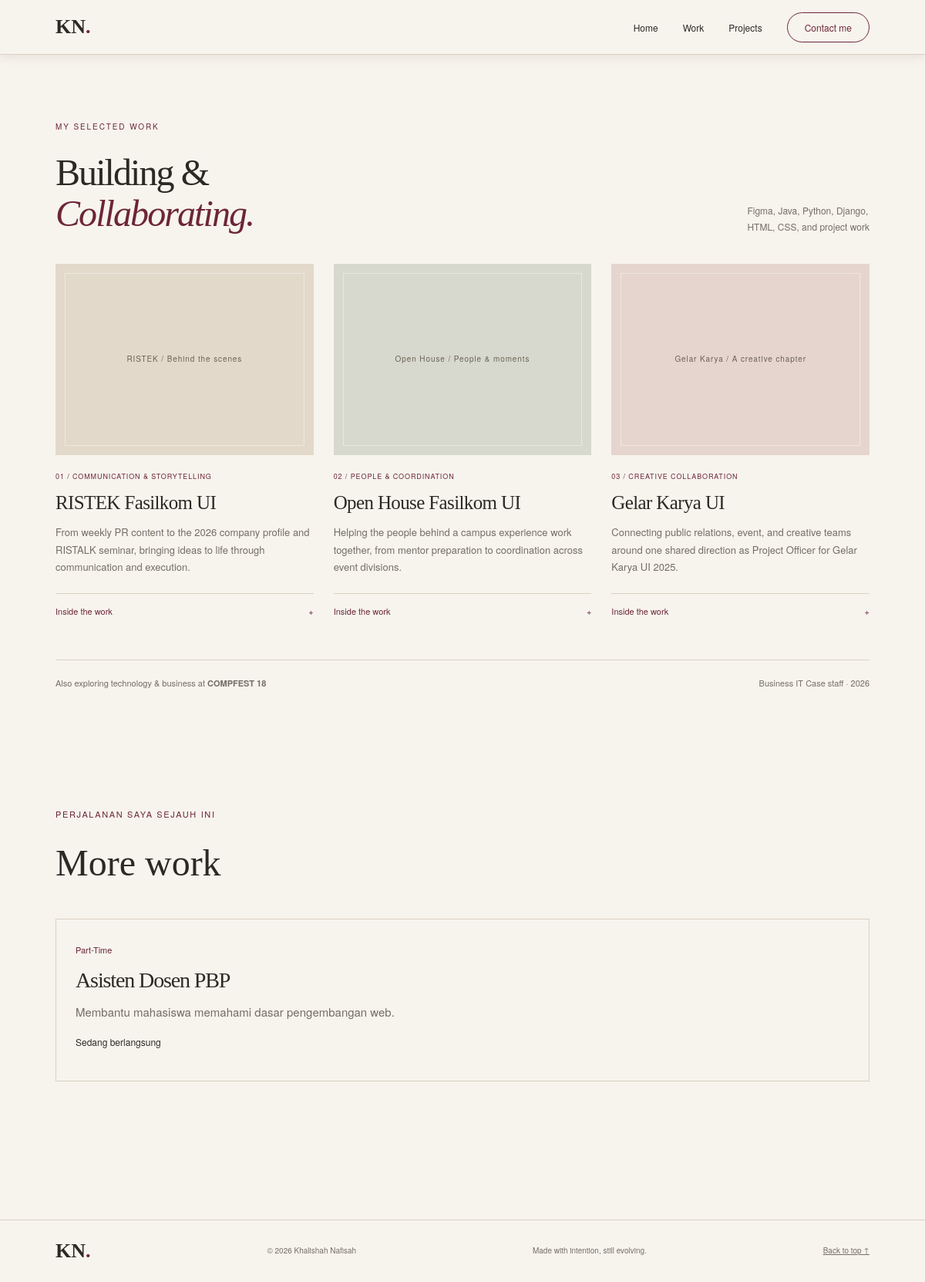
The app's page /experience/ with its own data.
### main/models.py (models this page shows, shortened)
class Experience(models.Model):
    EXPERIENCE_CHOICES = [
        ('internship', 'Internship'),
        ('research', 'Research'),
        ('volunteer', 'Volunteer'),
        ('part-time', 'Part-Time'),
        ('full-time', 'Full-Time'),
        ('freelance', 'Freelance'),
    ]
    id = models.UUIDField(primary_key=True, default=uuid.uuid4, editable=False)
    title = models.CharField(max_length=255)
    description = models.TextField()
    category = models.CharField(max_length=20, choices=EXPERIENCE_CHOICES, default='full-time')
    thumbnail = models.URLField(blank=True, null=True)
    started_at = models.DateTimeField(auto_now_add=True)
    ended_at = models.DateTimeField(blank=True, null=True)
    @property
    def is_ongoing(self):
        return self.ended_at is None

### main/views.py (the view)
# urls.py: path("experience/", show_experience, name="show_experience"),
def show_experience(request):
    context = {
        "logo": "KN",
        "name": "Khalishah",
        "experience_list": Experience.objects.all(),
    }
    return render(request, "experience.html", context)

### templates/experience.html (shortened to what this page needs)
{% extends "base.html" %}
{% block content %}
<main>
    {% include 'includes/selected_work.html' %}
    <section class="experience-section" id="experience">
        <div class="container">
            <p class="section-kicker">Perjalanan saya sejauh ini</p>
            <h1>More work</h1>
            <div class="experience-grid">
                {% for experience in experience_list %}
                    <article class="experience-card">
                        <span class="experience-category">
                            {{ experience.get_category_display }}
                        </span>
                        <h2>{{ experience.title }}</h2>
                        <p class="experience-description">
                            {{ experience.description }}
                        </p>
                        {% if experience.is_ongoing %}
                            <p class="experience-status">Sedang berlangsung</p>
                        {% else %}
                            <p class="experience-status">Selesai</p>
                        {% endif %}
                    </article>
                {% empty %}
                    <p class="empty-state">
                        Belum ada pengalaman yang ditambahkan.
                    </p>
                {% endfor %}
            </div>
        </div>
    </section>
</main>
{% endblock content %}

### static/css/style.css (style rules this page uses)
:root { --paper: #f7f4ed; --section-tint: #eeeadf; --ink: #2c2925; --burgundy: #6c2635; --muted: #746e65; --line: #d9d1c4; --serif: Georgia, 'Times New Roman', serif; --sans: 'Helvetica Neue', Arial, sans-serif; --width: 1160px; }
* { box-sizing: border-box; margin: 0; padding: 0; }
html { scroll-behavior: smooth; scroll-padding-top: 105px; }
body { background: var(--paper); color: var(--ink); font: 15px/1.75 var(--sans); }
.container { width: 88%; max-width: var(--width); margin-inline: auto; }
h1, h2, h3 { font-family: var(--serif); font-weight: 400; }
h2 { font-size: clamp(34px, 4vw, 52px); line-height: 1.12; letter-spacing: -.04em; }
p { text-wrap: pretty; }
.experience-section { padding-block: 65px; min-height: 75vh; }
.section-kicker { color: var(--burgundy); font-size: 11px; letter-spacing: .15em; text-transform: uppercase; }
.experience-section h1 { font-size: 48px; margin: 12px 0 30px; }
.experience-grid { display: grid; grid-template-columns: repeat(auto-fit, minmax(min(100%, 260px), 1fr)); gap: 24px; }
.experience-card { padding: 25px; border: 1px solid var(--line); }
.experience-category { font-size: 11px; color: var(--burgundy); }
.experience-card h2 { font-size: 28px; margin-block: 12px; }
.experience-description, .empty-state { color: var(--muted); }
.experience-status { margin-block: 15px; font-size: 12px; }

### records on screen
Experience: category "Part-Time", title "Asisten Dosen PBP", description "Membantu mahasiswa memahami dasar pengembangan web.", shows "Sedang berlangsung"
